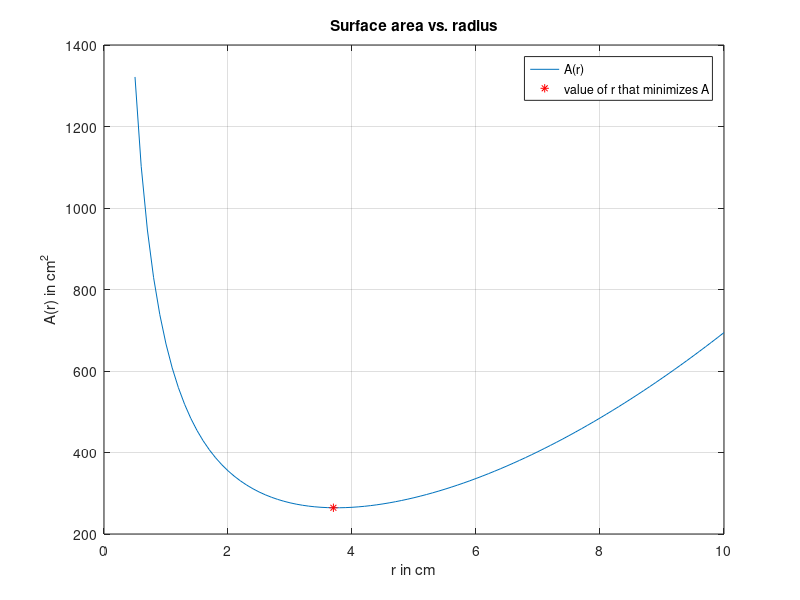

Write the MATLAB code that produced this figure.
% Optimization Example

r = 0.5:0.1:10; 			%radius
V = 330;				    %volume

A = 2*pi*r.^2 + 2*V./r;		%surface area
  
[opt_r,i] = min(A);         %find optimal r

opt_h = V/(pi*opt_r^2);

display(['The optimal radius is: ',num2str(r(i)),'cm',', the optimal height is: ',num2str(opt_h),'cm']);

figure('Name','Optimization Example');
plot(r,A);
title('Surface area vs. radius')
hold on
plot(r(i),A(i),'r*')
legend('A(r)','value of r that minimizes A')
xlabel('r in cm')
ylabel('A(r) in cm^2')
grid on
hold off
